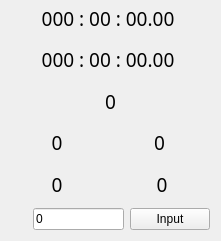
    <widget class="QWidget" name="layoutWidget1">
     <property name="geometry">
      <rect>
       <x>190</x>
       <y>30</y>
       <width>221</width>
       <height>241</height>
      </rect>
     </property>
     <layout class="QVBoxLayout" name="verticalLayout_3">
      <property name="topMargin">
       <number>0</number>
      </property>
      <item>
       <layout class="QHBoxLayout" name="horizontalLayout">
        <item>
         <widget class="QLabel" name="label_Az_Target">
          <property name="font">
           <font>
            <family>AR PL UKai CN</family>
            <pointsize>14</pointsize>
           </font>
          </property>
          <property name="text">
           <string>000 : 00 : 00.00 </string>
          </property>
          <property name="textFormat">
           <enum>Qt::AutoText</enum>
          </property>
          <property name="scaledContents">
           <bool>true</bool>
          </property>
          <property name="alignment">
           <set>Qt::AlignCenter</set>
          </property>
         </widget>
        </item>
       </layout>
      </item>
      <item>
       <layout class="QHBoxLayout" name="horizontalLayout_60">
        <item>
         <widget class="QLabel" name="label_Az_Pos">
          <property name="font">
           <font>
            <family>AR PL UKai CN</family>
            <pointsize>14</pointsize>
           </font>
          </property>
          <property name="text">
           <string>000 : 00 : 00.00 </string>
          </property>
          <property name="scaledContents">
           <bool>true</bool>
          </property>
          <property name="alignment">
           <set>Qt::AlignCenter</set>
          </property>
         </widget>
        </item>
       </layout>
      </item>
      <item>
       <layout class="QHBoxLayout" name="horizontalLayout_17">
        <item>
         <widget class="QLabel" name="label_Az_Velocity">
          <property name="font">
           <font>
            <family>AR PL UKai CN</family>
            <pointsize>14</pointsize>
           </font>
          </property>
          <property name="text">
           <string>0</string>
          </property>
          <property name="scaledContents">
           <bool>true</bool>
          </property>
          <property name="alignment">
           <set>Qt::AlignCenter</set>
          </property>
         </widget>
        </item>
       </layout>
      </item>
      <item>
       <layout class="QHBoxLayout" name="horizontalLayout_30">
        <item>
         <widget class="QLabel" name="label_Az_Offset">
          <property name="font">
           <font>
            <family>AR PL UKai CN</family>
            <pointsize>14</pointsize>
           </font>
          </property>
          <property name="text">
           <string>0 </string>
          </property>
          <property name="scaledContents">
           <bool>true</bool>
          </property>
          <property name="alignment">
           <set>Qt::AlignCenter</set>
          </property>
         </widget>
        </item>
        <item>
         <widget class="QLabel" name="label_Az_Guid">
          <property name="font">
           <font>
            <family>AR PL UKai CN</family>
            <pointsize>14</pointsize>
           </font>
          </property>
          <property name="text">
           <string>0 </string>
          </property>
          <property name="scaledContents">
           <bool>true</bool>
          </property>
          <property name="alignment">
           <set>Qt::AlignCenter</set>
          </property>
         </widget>
        </item>
       </layout>
      </item>
      <item>
       <layout class="QHBoxLayout" name="horizontalLayout_3">
        <item>
         <widget class="QLabel" name="label_Az_Error">
          <property name="font">
           <font>
            <family>AR PL UKai CN</family>
            <pointsize>14</pointsize>
           </font>
          </property>
          <property name="text">
           <string>0 </string>
          </property>
          <property name="scaledContents">
           <bool>true</bool>
          </property>
          <property name="alignment">
           <set>Qt::AlignCenter</set>
          </property>
         </widget>
        </item>
        <item>
         <widget class="QLabel" name="label_Az_RmsError">
          <property name="font">
           <font>
            <family>AR PL UKai CN</family>
            <pointsize>14</pointsize>
           </font>
          </property>
          <property name="text">
           <string>0</string>
          </property>
          <property name="alignment">
           <set>Qt::AlignCenter</set>
          </property>
         </widget>
        </item>
       </layout>
      </item>
      <item>
       <layout class="QHBoxLayout" name="horizontalLayout_63">
        <item>
         <layout class="QHBoxLayout" name="horizontalLayout_32">
          <item>
           <spacer name="horizontalSpacer">
            <property name="orientation">
             <enum>Qt::Horizontal</enum>
            </property>
            <property name="sizeHint" stdset="0">
             <size>
              <width>40</width>
              <height>20</height>
             </size>
            </property>
           </spacer>
          </item>
          <item>
           <widget class="QLineEdit" name="lineEdit_az_offset">
            <property name="text">
             <string>0</string>
            </property>
           </widget>
          </item>
          <item>
           <widget class="QPushButton" name="pushButton_AzOffset">
            <property name="sizePolicy">
             <sizepolicy hsizetype="Fixed" vsizetype="Fixed">
              <horstretch>0</horstretch>
              <verstretch>0</verstretch>
             </sizepolicy>
            </property>
            <property name="text">
             <string>Input</string>
            </property>
           </widget>
          </item>
         </layout>
        </item>
       </layout>
      </item>
     </layout>
    </widget>
